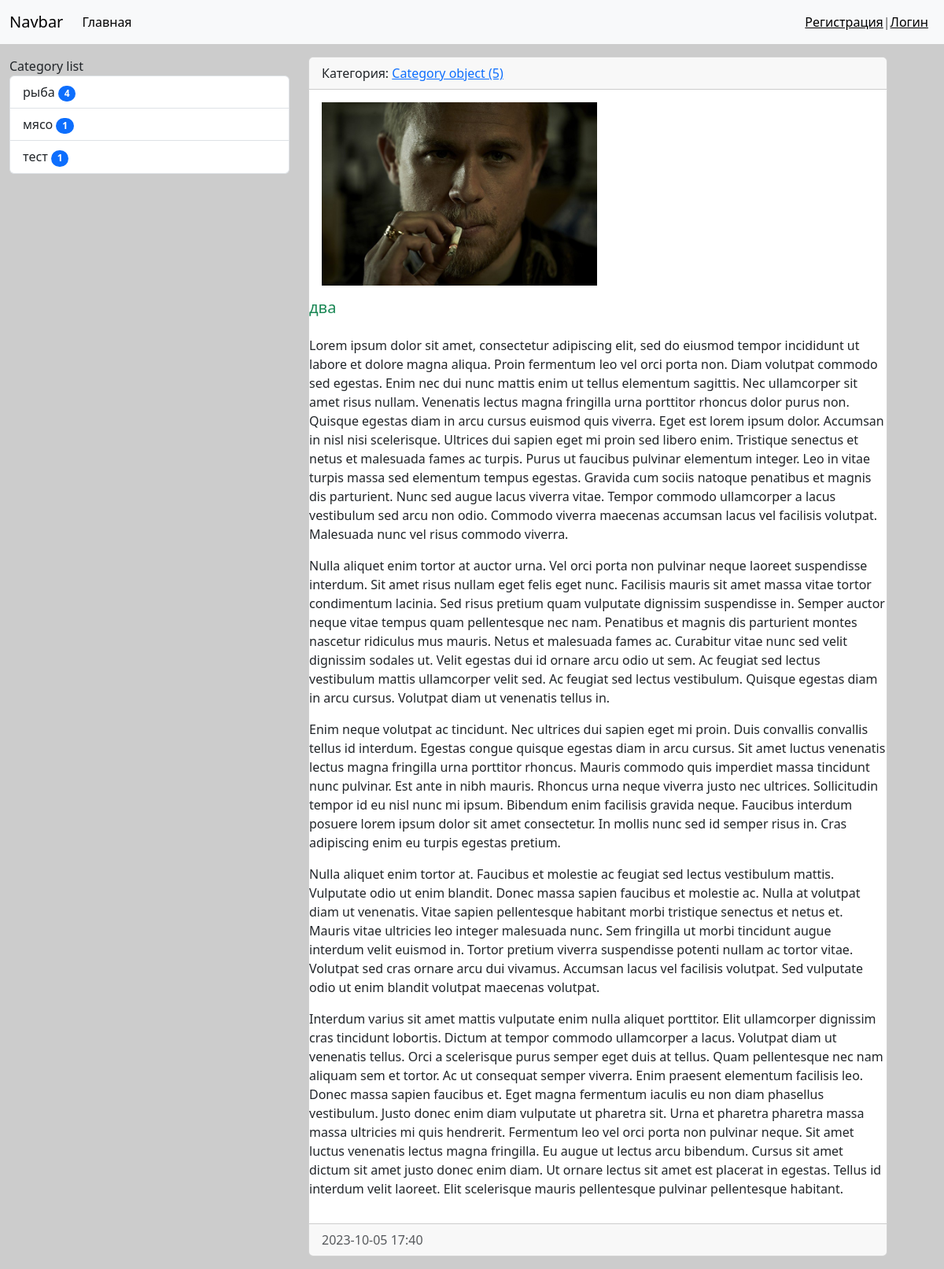
The app's page /news/news/10 with its own data.
### News/models.py (models this page shows, shortened)
class Category(models.Model):
    title = models.CharField(max_length=150, db_index=True, verbose_name='Категория')
    def get_absolute_url(self):
        return reverse_lazy('Category', kwargs={'category_id': self.pk})
    class Meta:
        verbose_name = 'Категория'
        verbose_name_plural = ('Категории')
        ordering = ['title']

class News(models.Model):
    title = models.CharField(max_length=150, verbose_name='Заголовок')
    content = models.TextField(blank=True, verbose_name='Текст')
    created_at = models.DateTimeField(auto_now_add=True, verbose_name='дата создания')
    updated_at = models.DateTimeField(auto_now=True, verbose_name='дата обнолвления')
    photo = models.ImageField(upload_to='photos/%Y/%m/%d', verbose_name='фото')
    is_published = models.BooleanField(default=True, verbose_name='публикация')
    category = models.ForeignKey('Category', on_delete=models.PROTECT, null=True, verbose_name='Категория')
    class Meta:
        verbose_name = 'Новость'
        verbose_name_plural = 'Новости'
        ordering = ['-created_at']

### News/views.py (the view)
# urls.py: path('news/<int:pk>', ViewNews.as_view(), name='View_news'),
class ViewNews(DetailView):
    model = News
    context_object_name = 'news_item'

### News/templatetags/news_tags.py (called while the page is built)
@register.simple_tag(name='get_list_categories')
def get_categories():
    return Category.objects.all()

@register.inclusion_tag('news/list_categories.html')
def show_categories(arg1='Category', arg2='list'):
    categories = Category.objects.annotate(cnt=Count('news', filter=F('news__is_published'))).filter(cnt__gt=0)
    return {'categories': categories, 'arg1': arg1, 'arg2': arg2}

### News/templates/News/news_detail.html (shortened to what this page needs)
{% extends 'base.html' %}
{% block sidebar %}
   {% include 'inc/_sidebar.html' %}
{% endblock %}
{% block content %}
            <div class="card mb-3">
                <div class="card-header">
                    Категория: <a href="{{ news_item.category.get_absolute_url }}">{{ news_item.category }}</a>
                </div>
                    <div class="card-body">
                        {% if news_item.photo %}
                        <img alt="Photo" class="mr-3" src="{{ news_item.photo.url }}" width="350">
                        {% else %}
                        <h6> ФОТО НЕТ</h6>
                        {% endif %}
                    </div>
                        <h5 class="card-title {% cycle 'text-success' 'text-danger' 'text-primary' %}">{{ news_item.title }}</h5>
                        {% autoescape off %}
                        <p class="card-text">{{ news_item.content|linebreaks }}</p>
                        {% endautoescape %}
                <div class="card-footer text-muted">
                    {{ news_item.created_at|date:'Y-m-d H:i' }}
                </div>
            </div>
{% endblock %}

### templates/base.html (shortened to what this page needs)
<!doctype html>
{% include 'inc/_nav.html' %}
{% load static %}
<html lang="en">
<head>
    <link href="https://cdn.jsdelivr.net/npm/bootstrap@5.3.2/dist/css/bootstrap.min.css"
 rel="stylesheet">
    <link href="{% static 'css/style.css' %}" rel="stylesheet">
</head>
<body>
<div class="container mt-3" style="margin-left: 0px;">
    <div class="row">
                <div class="col-md-4">
                    {% block sidebar %}SIDEBAR{% endblock %}
                </div>
                <div class="col-md-8">
                    {% block content %}CONTENT{% endblock %}
                </div>
</body>
</html>

### templates/inc/_nav.html (shortened to what this page needs)
<nav class="navbar navbar-expand-lg bg-body-tertiary">
    <div class="container-fluid">
        <a class="navbar-brand" href="{% url 'Home' %}">Navbar</a>
        <div class="collapse navbar-collapse" id="navbarNav">
            <ul class="navbar-nav">
                <li class="nav-item">
                    <a aria-current="page" class="nav-link active" href="{% url 'Home' %}">Главная</a>
                </li>
            </ul>
        </div>
    </div>
    <span class="navbar-text" style="margin-right: 20px; display: flex">
        {% if request.user.is_authenticated %}
        Привет, {{ user.username }} | <a href="{% url 'Logout' %}"> Выйти</a>
        {% else %}
        <a href="{% url 'Register' %}">Регистрация</a> | <a href="{% url 'Login' %}">Логин</a>
        {% endif %}
    </span>
</nav>

### templates/inc/_sidebar.html (shortened to what this page needs)
{% load news_tags %}
{% show_categories %}

### News/templates/News/list_categories.html
{% load news_tags %}
<div class="list-group">
    {{ arg1 }} {{ arg2 }}
       {% for cat in categories %}
        <a href="{{ cat.get_absolute_url }}" class="list-group-item list-group-item-action">{{ cat.title }}
            <span class="badge bg-primary rounded-pill">{{ cat.cnt }}</span></a>
        {% endfor %}
</div>

### djangopp/static/style.css (style rules this page uses)
body { background-color: #ccc }

### records on screen
Category: title "рыба", cnt "4"
Category: title "мясо", cnt "1"
Category: title "тест", cnt "1"
News: category "Category object (5)", photo (picture), title "два", content "Lorem ipsum dolor sit amet, consectetur adipiscing elit, sed do eiusmod tempor incididunt ut labore et dolore magna aliqua. Proin fermentum leo vel orci porta non. Diam volutpat commodo sed egestas. Enim nec dui nunc mattis enim ut tellus elementum sagittis. Nec ullamcorper sit amet risus nullam. Venenatis lectus magna fringilla urna porttitor rhoncus dolor purus non. Quisque egestas diam in arcu cursus euismod quis viverra. Eget est lorem ipsum dolor. Accumsan in nisl nisi scelerisque. Ultrices dui sapien eget mi proin sed libero enim. Tristique senectus et netus et malesuada fames ac turpis. Purus ut faucibus pulvinar elementum integer. Leo in vitae turpis massa sed elementum tempus…", created_at "2023-10-05 17:40"

### other values on screen
{{ arg1 }} "Category"
{{ arg2 }} "list"
